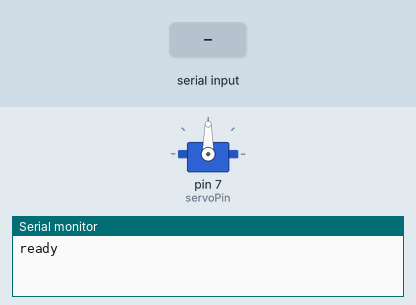
Recording of a sketch running on a simulated Arduino Uno, built with avr-gcc and run on an emulated ATmega328P. Parts: servo, the last lines printed to the serial monitor. Inputs (shaded band) come from the test bench.

Above: at 1.2 s.
1.3 s: "D" received over Serial
At 2.0 s:
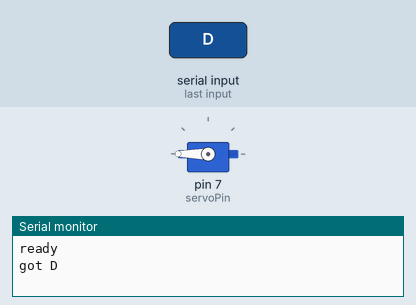
At 3.32 s:
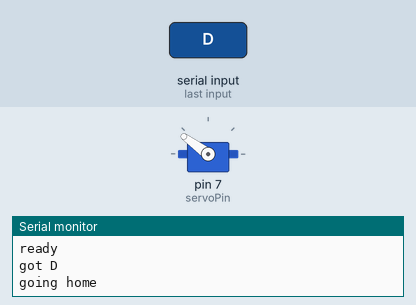
4.3 s: "U" received over Serial
7.3 s: "W" received over Serial
At 7.75 s:
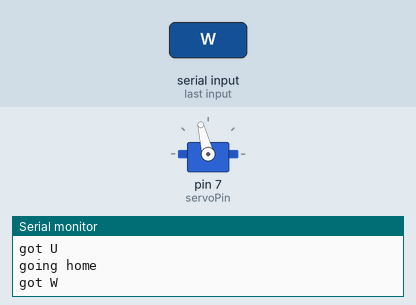
Timing chart, 0 to 10.3 s (numbered marks = the images above; inputs shaded):
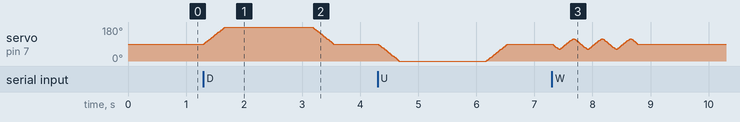

The sketch:

expressive_platypus.ino
```cpp
/* Expressive Platypus: gesture-controlled servo
   Listens on serial for one-letter commands from the p5.js + MediaPipe sketch:
     'U' = up     -> 90° clockwise from center
     'D' = down   -> 90° counter-clockwise from center
     'W' = wiggle -> quick back-and-forth around center, then rest at center
     'C' = home   -> back to center
   After reaching either end (U or D), the servo waits HOLD_MS and then returns home on its own.
   If the servo turns the wrong way, swap the CW and CCW values.
*/

#include <Servo.h>

const int servoPin = 7;
const int CENTER = 90;   // resting position (your "0")
const int CCW    = 180;  // thumbs down: 90° counter-clockwise
const int CW     = 0;    // thumbs up: 90° clockwise
int stepDelay = 4; // ms per degree; 0 = jump straight there
const unsigned long HOLD_MS = 1500; // how long to stay at an end before going home

const int WIGGLE_ANGLE  = 30; // how far each wiggle swings either side of center
const int WIGGLE_SWINGS = 6;  // number of swings (6 = three back-and-forths)

Servo myservo;
int pos = CENTER;
int target = CENTER;
unsigned long arrivedAt = 0; // when the servo reached its current target
bool waitingToGoHome = false;
int wiggleLeft = 0;          // swings still to do in the current wiggle

void setup() {
  myservo.attach(servoPin);
  myservo.write(pos);
  Serial.begin(9600);
  Serial.println("ready"); // if this keeps reappearing, the board is resetting (usually a power problem)
}

void loop() {
  if (Serial.available()) {
    char c = Serial.read();
    if (c == 'D') { target = CCW; wiggleLeft = 0; }
    else if (c == 'U') { target = CW; wiggleLeft = 0; }
    else if (c == 'C') { target = CENTER; wiggleLeft = 0; }
    else if (c == 'W') {
      wiggleLeft = WIGGLE_SWINGS;
      // swing away from wherever it is now, so the first swing always moves
      target = (pos >= CENTER) ? CENTER - WIGGLE_ANGLE : CENTER + WIGGLE_ANGLE;
    }
    else return; // ignore newlines and anything else
    waitingToGoHome = false;
    Serial.print("got ");
    Serial.println(c);
  }

  // move one degree at a time toward the target (no for-loop, so it can react mid-move)
  if (pos != target) {
    pos += (target > pos) ? 1 : -1;
    myservo.write(pos);
    delay(stepDelay);

    if (pos == target) {
      if (wiggleLeft > 0) {
        // mid-wiggle: swing to the other side, or finish at center
        wiggleLeft--;
        if (wiggleLeft > 0) target = (target > CENTER) ? CENTER - WIGGLE_ANGLE : CENTER + WIGGLE_ANGLE;
        else target = CENTER;
      } else if (target != CENTER) {
        // just arrived at an end: start the hold timer
        arrivedAt = millis();
        waitingToGoHome = true;
      }
    }
  }

  // after holding at an end, return home
  if (waitingToGoHome && millis() - arrivedAt >= HOLD_MS) {
    target = CENTER;
    waitingToGoHome = false;
    Serial.println("going home"); // shows up in the Serial Monitor when testing
  }
}
```

Measured:
- after the input at 1.3 s, servo on pin 7 (servoPin): rises from 90° to 180° in 0.36 s, then falls to 90° in 1.9 s
